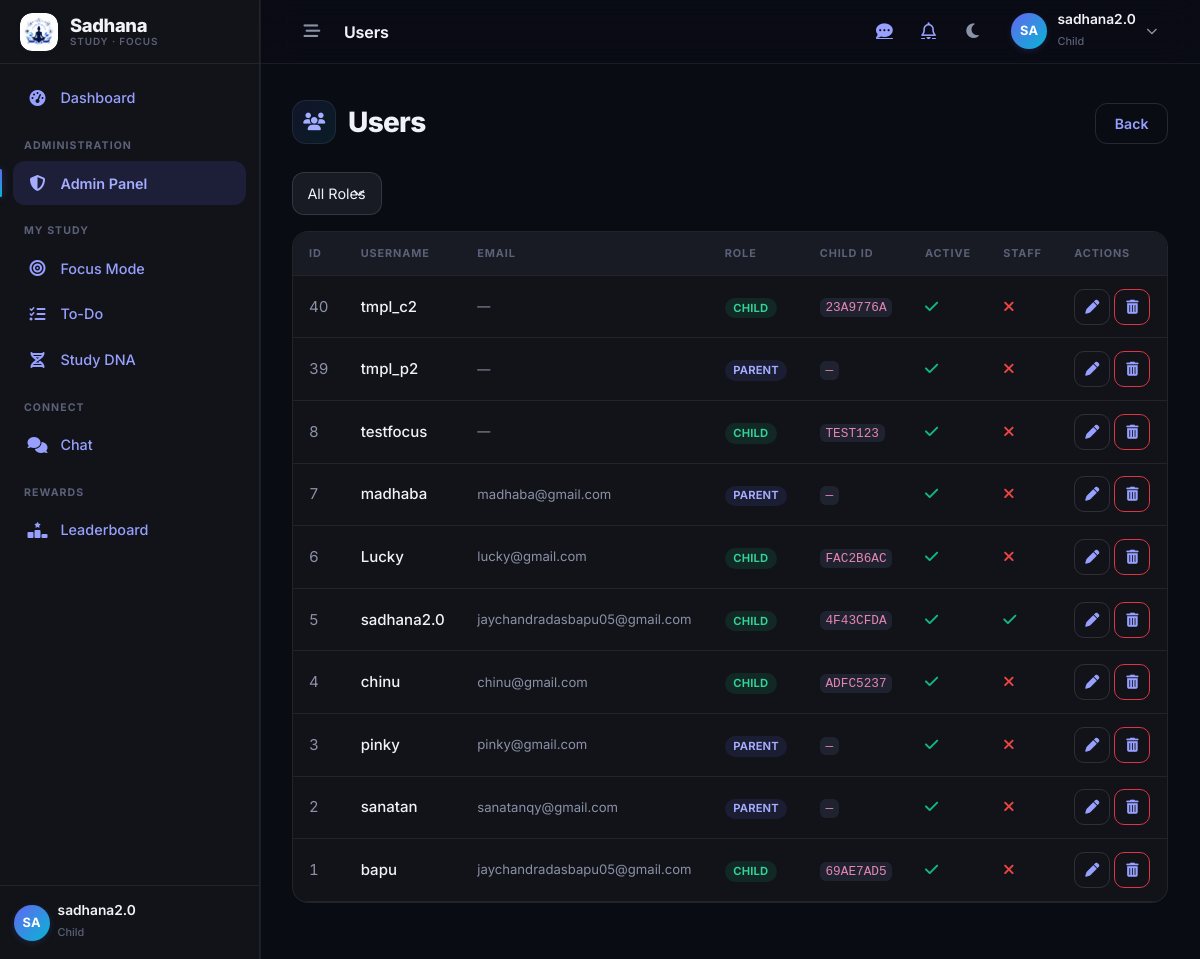
The app's page /admin-panel/users/ (signed in), older data.
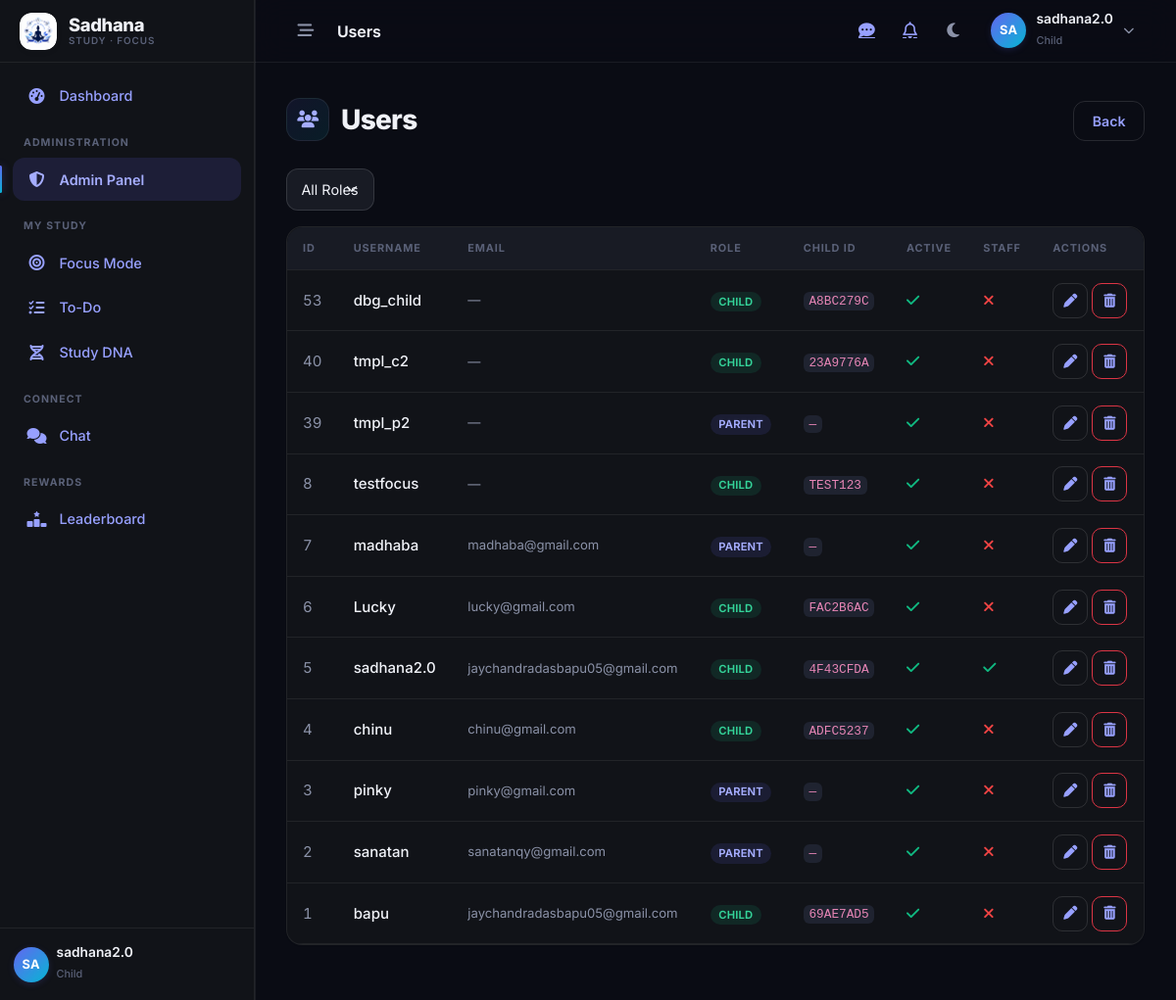
The same page, newer data.
### users/models.py (models this page shows, shortened)
class User(AbstractUser):
    ROLE_CHOICES = (
        ('PARENT', 'Parent'),
        ('CHILD', 'Child'),
        ('ADMIN', 'Admin'),
    )
    role = models.CharField(max_length=10, choices=ROLE_CHOICES, default='CHILD')
    child_id = models.CharField(max_length=20, unique=True, blank=True, null=True)

### admin_panel/views.py (the view)
# urls.py: path('users/', views.list_users, name='admin_list_users'),
@user_passes_test(is_admin, login_url='login')
def list_users(request):
    role_filter = request.GET.get('role', '')
    users = User.objects.all().order_by('-date_joined')
    if role_filter:
        users = users.filter(role=role_filter)
    paginator = Paginator(users, 20)
    page = paginator.get_page(request.GET.get('page'))
    return render(request, 'admin_panel/user_list.html', {'users': page, 'role_filter': role_filter})

### admin_panel/views.py (called while the page is built)
def is_admin(user):
    return user.is_authenticated and (user.is_staff or user.role == 'ADMIN')

### templates/admin_panel/user_list.html (shortened to what this page needs)
{% extends 'base.html' %}
{% block topbar_title %}Users{% endblock %}
{% block content %}
<div class="sd-page-header">
    <div>
        <h2 class="sd-page-title"><span class="sd-title-icon"><i class="fa-solid fa-users"></i></span> Users</h2>
    </div>
    <div class="sd-page-actions">
        <a href="{% url 'admin_dashboard' %}" class="btn btn-outline-secondary">Back</a>
    </div>
</div>
<form method="get" class="row g-2 mb-3">
    <div class="col-auto">
        <select name="role" class="form-select form-select-sm" onchange="this.form.submit()">
            <option value="">All Roles</option>
        </select>
    </div>
</form>
<div class="sd-table-wrap">
    <div class="table-responsive">
        <table class="table table-hover align-middle mb-0">
            <thead>
                <tr>
                    <th>ID</th>
                    <th>Username</th>
                    <th>Email</th>
                    <th>Role</th>
                    <th>Child ID</th>
                    <th>Active</th>
                    <th>Staff</th>
                    <th>Actions</th>
                </tr>
            </thead>
            <tbody>
                {% for u in users %}
                <tr>
                    <td class="text-muted tabular">{{ u.id }}</td>
                    <td class="fw-medium">{{ u.username }}</td>
                    <td class="text-muted small">{{ u.email|default:"—" }}</td>
                    <td><span class="badge {% if u.role == 'ADMIN' %}soft-danger{% elif u.role == 'PARENT' %}soft-primary{% else %}soft-success{% endif %}">{{ u.role }}</span></td>
                    <td><code>{{ u.child_id|default:"—" }}</code></td>
                    <td>{% if u.is_active %}<i class="fa-solid fa-check text-good"></i>{% else %}<i class="fa-solid fa-xmark text-bad"></i>{% endif %}</td>
                    <td>{% if u.is_staff %}<i class="fa-solid fa-check text-good"></i>{% else %}<i class="fa-solid fa-xmark text-bad"></i>{% endif %}</td>
                    <td>
                        <a href="{% url 'admin_edit_user' u.id %}" class="btn btn-action btn-outline-secondary" title="Edit"><i class="fa-solid fa-pen"></i></a>
                        <a href="{% url 'admin_delete_user' u.id %}" class="btn btn-action btn-outline-danger" title="Delete"><i class="fa-solid fa-trash-can"></i></a>
                    </td>
                </tr>
                {% empty %}
                <tr><td colspan="8" class="text-center text-muted py-4">No users found.</td></tr>
                {% endfor %}
            </tbody>
        </table>
    </div>
</div>
{% endblock %}

### templates/base.html (shortened to what the changed rows need)
{% load static %}
<!DOCTYPE html>
<html lang="en" data-bs-theme="dark">
<head>
    <link href="https://cdn.jsdelivr.net/npm/bootstrap@5.3.2/dist/css/bootstrap.min.css" rel="stylesheet">
    <link rel="stylesheet" href="https://cdnjs.cloudflare.com/ajax/libs/font-awesome/6.4.2/css/all.min.css" />
    <link rel="stylesheet" href="/static/css/style.css?v=20260908">
</head>
<body class="{% if user.is_authenticated %}has-sidebar{% endif %} {% block body_class %}{% endblock %}">
    {% if user.is_authenticated %}
    <div class="sd-app">
        <aside class="sd-sidebar" id="sdSidebar" aria-label="Main navigation">
            <a class="sd-sidebar-brand" href="{% url 'home' %}" title="Sadhana">
                <span class="sd-brand-mark"><img src="{% static 'images/logo.jpeg' %}" alt="Sadhana logo"></span>
                <span class="sd-brand-name">Sadhana<small>Study &middot; Focus</small></span>
            </a>
            <nav class="sd-nav">
                <a class="sd-nav-link {% if request.resolver_match.url_name == 'dashboard_router' or request.resolver_match.url_name == 'parent_dashboard' or request.resolver_match.url_name == 'child_dashboard' %}active{% endif %}"
                   href="{% url 'dashboard_router' %}">
                    <i class="fa-solid fa-gauge-high"></i><span>Dashboard</span>
                </a>
                {% if user.is_staff or user.role == 'ADMIN' %}
                <div class="sd-nav-heading">Administration</div>
                <a class="sd-nav-link {% if request.resolver_match.url_name and 'admin' in request.resolver_match.url_name %}active{% endif %}"
                   href="{% url 'admin_dashboard' %}">
                    <i class="fa-solid fa-shield-halved"></i><span>Admin Panel</span>
                </a>
                {% endif %}
                {% if user.role == 'CHILD' %}
                <div class="sd-nav-heading">My Study</div>
                <a class="sd-nav-link {% if request.resolver_match.url_name and 'focus' in request.resolver_match.url_name %}active{% endif %}"
                   href="{% url 'focus_session' %}">
                    <i class="fa-solid fa-bullseye"></i><span>Focus Mode</span>
                </a>
                <a class="sd-nav-link {% if request.resolver_match.url_name == 'todo_dashboard' %}active{% endif %}"
                   href="{% url 'todo_dashboard' %}">
                    <i class="fa-solid fa-list-check"></i><span>To-Do</span>
                </a>
                <a class="sd-nav-link {% if request.resolver_match.url_name == 'studydna_dashboard' %}active{% endif %}"
                   href="{% url 'studydna_dashboard' %}">
                    <i class="fa-solid fa-dna"></i><span>Study DNA</span>
                </a>
                {% endif %}
                {% if user.role == 'PARENT' or user.role == 'CHILD' %}
                <div class="sd-nav-heading">Connect</div>
                <a class="sd-nav-link {% if request.resolver_match.url_name == 'chat_page' %}active{% endif %}"
                   href="{% url 'chat:chat_page' %}">
                    <i class="fa-solid fa-comments"></i><span>Chat</span>
                </a>
                {% endif %}
                {% if user.is_staff or user.role == 'ADMIN' or user.role == 'PARENT' or user.role == 'CHILD' %}
                <div class="sd-nav-heading">Rewards</div>
                <a class="sd-nav-link {% if request.resolver_match.url_name == 'reward_leaderboard' %}active{% endif %}"
                   href="{% url 'reward_leaderboard' %}">
                    <i class="fa-solid fa-ranking-star"></i><span>Leaderboard</span>
                </a>
                {% endif %}
            </nav>
            <div class="sd-nav-footer">
                <div class="d-flex align-items-center gap-2 sd-sidebar-footer-user">
                    <span class="sd-avatar">{{ user.username|slice:":2"|upper }}</span>
                    <span class="overflow-hidden">
                        <span class="sd-user-name d-block">{{ user.username }}</span>
                        <span class="sd-user-role">{{ user.role|lower }}</span>
                    </span>
                </div>
            </div>
        </aside>
        <div class="sd-main">
            <header class="sd-topbar">
                <button class="sd-icon-btn sd-desktop-only" id="sdCollapseToggle" type="button" aria-label="Collapse sidebar">
                    <i class="fa-solid fa-bars-staggered"></i>
                </button>
                <h1 class="sd-topbar-title">{% block topbar_title %}{% endblock %}</h1>
                <div class="ms-auto d-flex align-items-center gap-1">
                    {% if user.role == 'PARENT' or user.role == 'CHILD' %}
                    <a class="sd-icon-btn" href="{% url 'chat:chat_page' %}" aria-label="Chat messages">
                        <i class="fa-solid fa-comment-dots"></i>
                    </a>
                    {% endif %}
                    <a class="sd-icon-btn" href="{% url 'notification_list' %}" aria-label="Notifications">
                        <i class="fa-regular fa-bell"></i>
                    </a>
                    <button id="theme-toggle" class="sd-icon-btn" type="button" aria-label="Toggle color theme">
                        <i class="fa-solid fa-moon"></i>
                    </button>
                    <div class="dropdown ms-1">
                        <button class="sd-user-menu" type="button" data-bs-toggle="dropdown"
                                aria-expanded="false" aria-label="Account menu">
                            <span class="sd-avatar">{{ user.username|slice:":2"|upper }}</span>
                            <span class="d-none d-md-block">
                                <span class="sd-user-name d-block">{{ user.username }}</span>
                                <span class="sd-user-role">{{ user.role|lower }}</span>
                            </span>
                        </button>
                    </div>
                </div>
            </header>
            <main class="sd-content" id="sd-main-content">
    {% endif %}
        {% block content %}{% endblock %}
    </main>
    {% if user.is_authenticated %}
        </div>
    </div>
    {% endif %}
</body>
</html>

Row changes from the older to the newer data that the page shows:
added User: id "53", username "dbg_child", email "—", role "CHILD", child_id "A8BC279C", is_active True (drawn), is_staff False (drawn)
